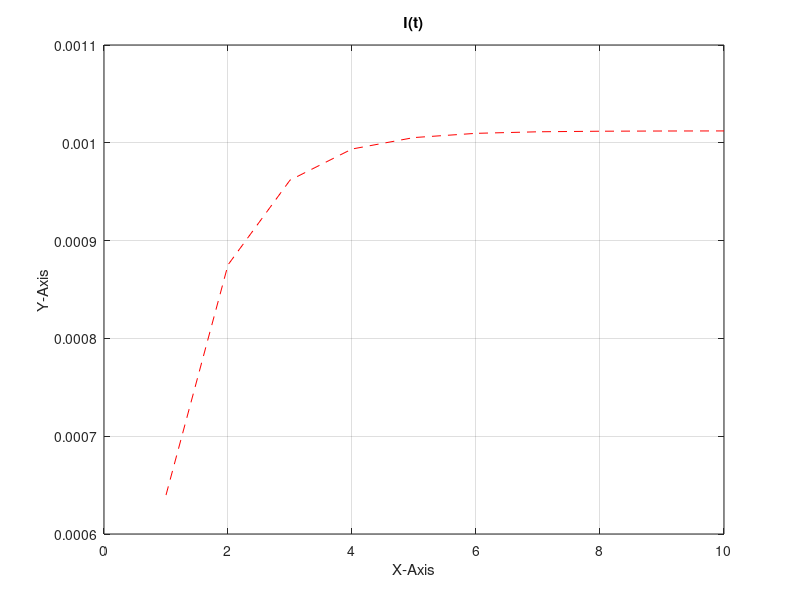

Write the MATLAB code that produced this figure.
%Nouh Shaikh
%Lab 4 Homework Script 2

%Question 2 for Lab 4

clear,clc
%Notes below the input code indicate the designated value to be inputed for
%the question given in LAB.

%User inputs the value for Voltage.
V = input('Input the Voltage (V):')
% V = 230

%User inputs the value for Hertz.
f = input('Input the Hertz (Hz):')
%f = 50 

%User inputs the value for Omega.
R = input('Input the Omega Value:')
%R = 500 

%User inputs the value for Inductance. 
L = input('Input the Inductance Value (mH):')
%L = 650

%Calculation for W to rad/s
w = 2*pi*(f)

%Calculations for O
o = atan(w*L/R)

%Calculations for Z
Z = R+i*w*L

%Setting the t value for graph.
t = 1:1:10;

%Primary equation for calculating the inductance.
tango = V/abs(Z)*((cos((w.*t)-o))-((exp(-t.*R/L))*cos(o)))

plot(t, tango, '--r'), ylabel('Y-Axis'), xlabel('X-Axis'), title('I(t)'), grid

